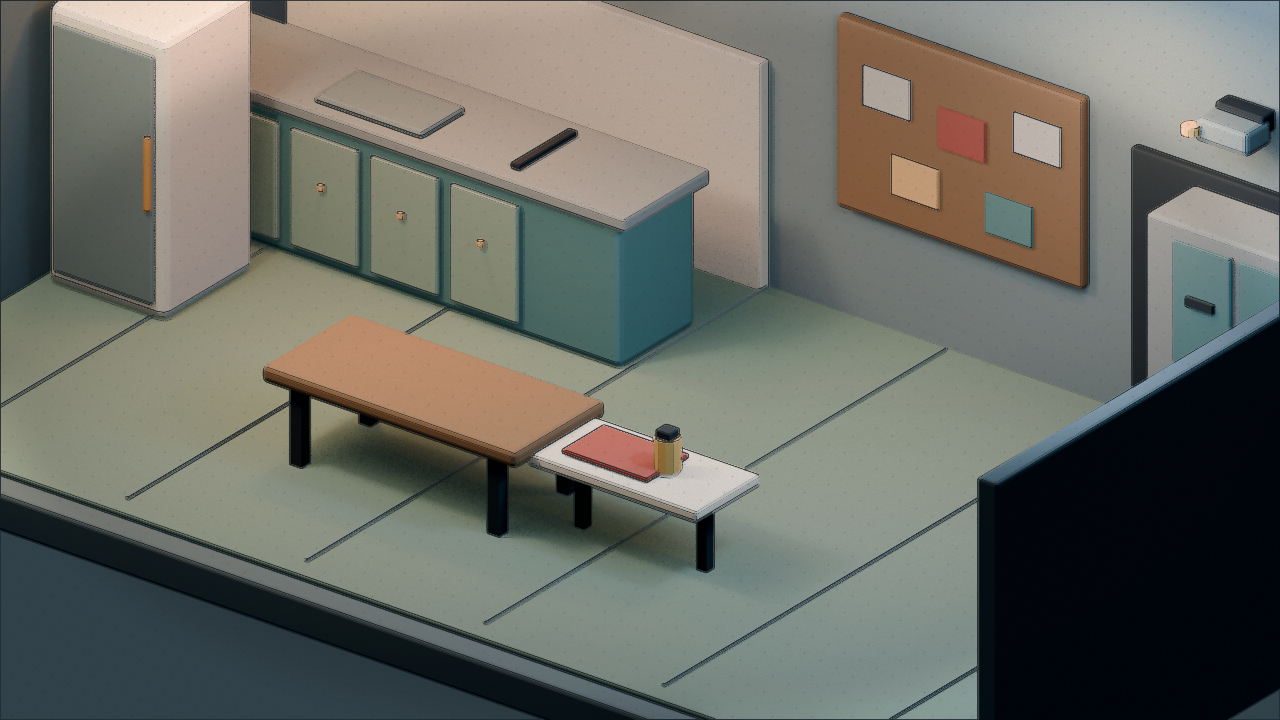
#> input picture godot/assets/prototypes/archival_cutaway_room_day_inked.png, 1280 x 720 px, given in place of archival_cutaway_room_day.png, which was not available
$ python apply_archival_treatment.py
#> lines starting #> are read from the running program, lines starting #| are printed output that depends on the picture; pictures that were not available may be replaced by others from this repository, and a replacement may not be noted
from pathlib import Path
from PIL import Image, ImageChops, ImageDraw, ImageEnhance, ImageFilter
import random

ROOT = Path(__file__).resolve().parents[2]
ASSET_DIR = ROOT / "godot" / "assets" / "prototypes"


def add_grain(image, seed, strength):
    random.seed(seed)
    width, height = image.size
    noise = Image.new("L", (width, height))
    pixels = noise.load()
    for y in range(height):
        for x in range(width):
            pixels[x, y] = random.randint(0, strength)
    layer = Image.merge("RGBA", (noise, noise, noise, noise.point(lambda p: int(p * 0.42))))
    return Image.alpha_composite(image.convert("RGBA"), layer)


def add_vignette(image, strength):
    width, height = image.size
    mask = Image.new("L", (width, height), 0)
    draw = ImageDraw.Draw(mask)
    steps = 26
    for i in range(steps):
        inset = int(min(width, height) * 0.02 * i)
        alpha = int(strength * (1.0 - i / steps))
        draw.ellipse((inset, inset, width - inset, height - inset), outline=alpha, width=8)
    mask = mask.filter(ImageFilter.GaussianBlur(18))
    dark = Image.new("RGBA", image.size, (5, 10, 14, 255))
    dark.putalpha(mask)
    return Image.alpha_composite(image.convert("RGBA"), dark)


def add_halftone(image, night=False):
    width, height = image.size
    overlay = Image.new("RGBA", image.size, (0, 0, 0, 0))
    draw = ImageDraw.Draw(overlay)
    color = (18, 30, 38, 20 if not night else 12)
    spacing = 8
    radius = 1
    for y in range(4, height, spacing):
        for x in range(4, width, spacing):
            if (x * 7 + y * 11) % 5 == 0:
                draw.ellipse((x - radius, y - radius, x + radius, y + radius), fill=color)
    return Image.alpha_composite(image.convert("RGBA"), overlay)


def treat(source, target, night=False):
    image = Image.open(source).convert("RGBA")
    image = ImageEnhance.Color(image).enhance(0.78 if not night else 0.68)
    image = ImageEnhance.Contrast(image).enhance(1.16 if not night else 1.24)
    image = ImageEnhance.Brightness(image).enhance(0.98 if not night else 0.92)
    gray = image.convert("L")
    edges = gray.filter(ImageFilter.FIND_EDGES).convert("L")
    edges = edges.point(lambda p: 0 if p < 16 else min(190, int((p - 16) * 2.4)))
    ink = Image.new("RGBA", image.size, (14, 24, 32, 255))
    ink.putalpha(edges)
    image = Image.alpha_composite(image, ink)
    image = add_halftone(image, night)
    image = add_grain(image, 1337 if not night else 7331, 20 if not night else 14)
    image = add_vignette(image, 80 if not night else 110)
    image.convert("RGB").save(target, optimize=True)


def ImageOps_grayscale(image):
    return image.convert("L").convert("RGBA")


for name, is_night in (
    ("archival_cutaway_room_day.png", False),
    ("archival_cutaway_room_night.png", True),
    ("archival_dorm_backdrop_day.png", False),
    ("archival_dorm_backdrop_night.png", True),
):
    source = ASSET_DIR / name
    target = ASSET_DIR / name.replace(".png", "_inked.png")
    treat(source, target, is_night)
#> in treat, `ink = Image.new("RGBA", image.size, (14, 24, 32, 255))`:
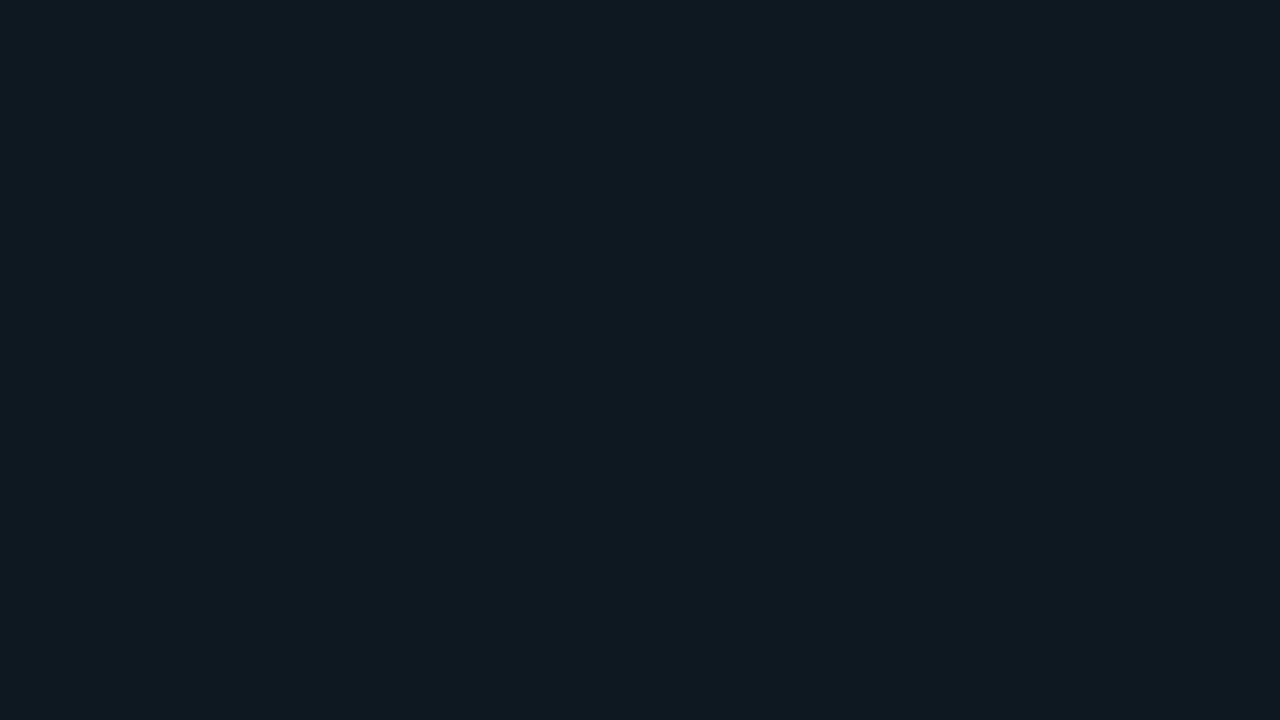
#> ink: PIL image 1280x720 RGBA; mean R, G, B, A 14, 24, 32, 255
#> in add_halftone, `overlay = Image.new("RGBA", image.size, (0, 0, 0, 0))`: overlay: PIL image 1280x720 RGBA; every value is 0
#> in add_grain, `noise = Image.new("L", (width, height))`: noise: PIL image 1280x720 L; every value is 0
#> in add_vignette, `mask = mask.filter(ImageFilter.GaussianBlur(18))`:
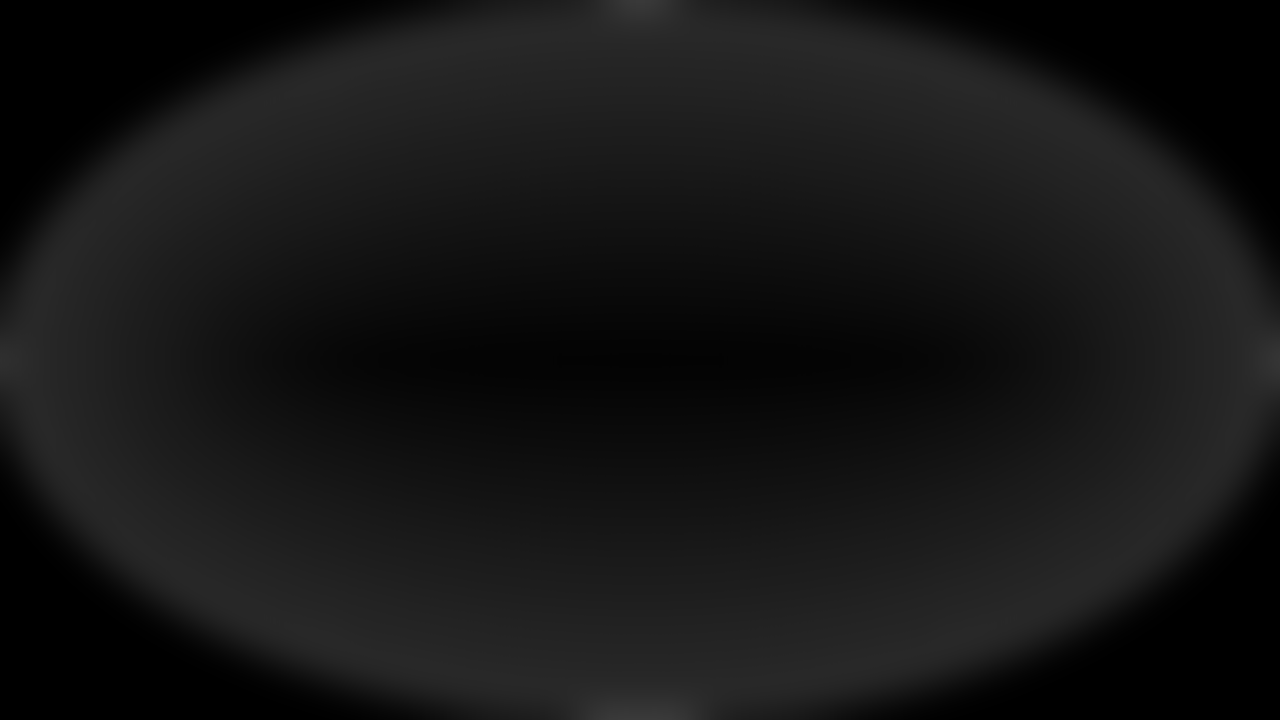
#> mask: PIL image 1280x720 L; min 0, max 58, mean 21.7
#> in add_vignette, `dark.putalpha(mask)`:
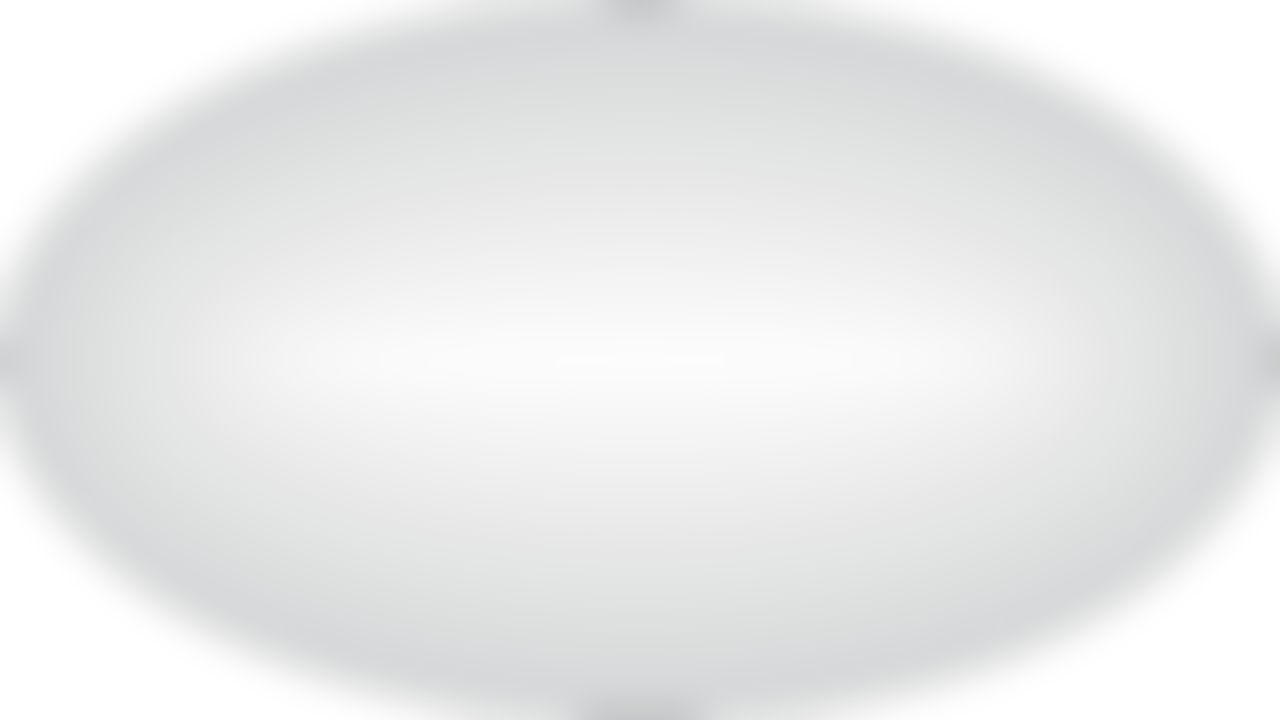
#> dark: PIL image 1280x720 RGBA; mean R, G, B, A 5, 10, 14, 21.7; transparent parts drawn white
#> in add_vignette, `return Image.alpha_composite(image.convert("RGBA"), dark)`:
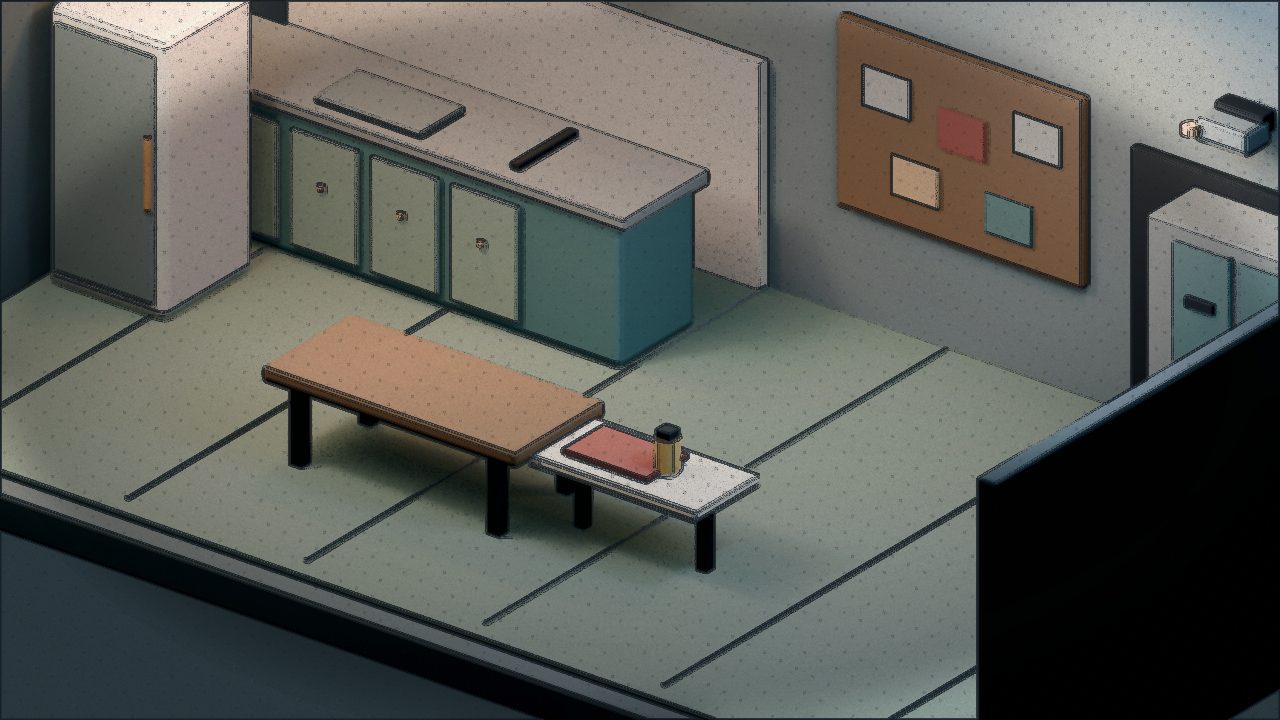
#> returned value: PIL image 1280x720 RGBA; mean R, G, B, A 91.9, 93.2, 87.5, 255
    print(target)
#> pass 2 of the loop `for name, is_night in (`:
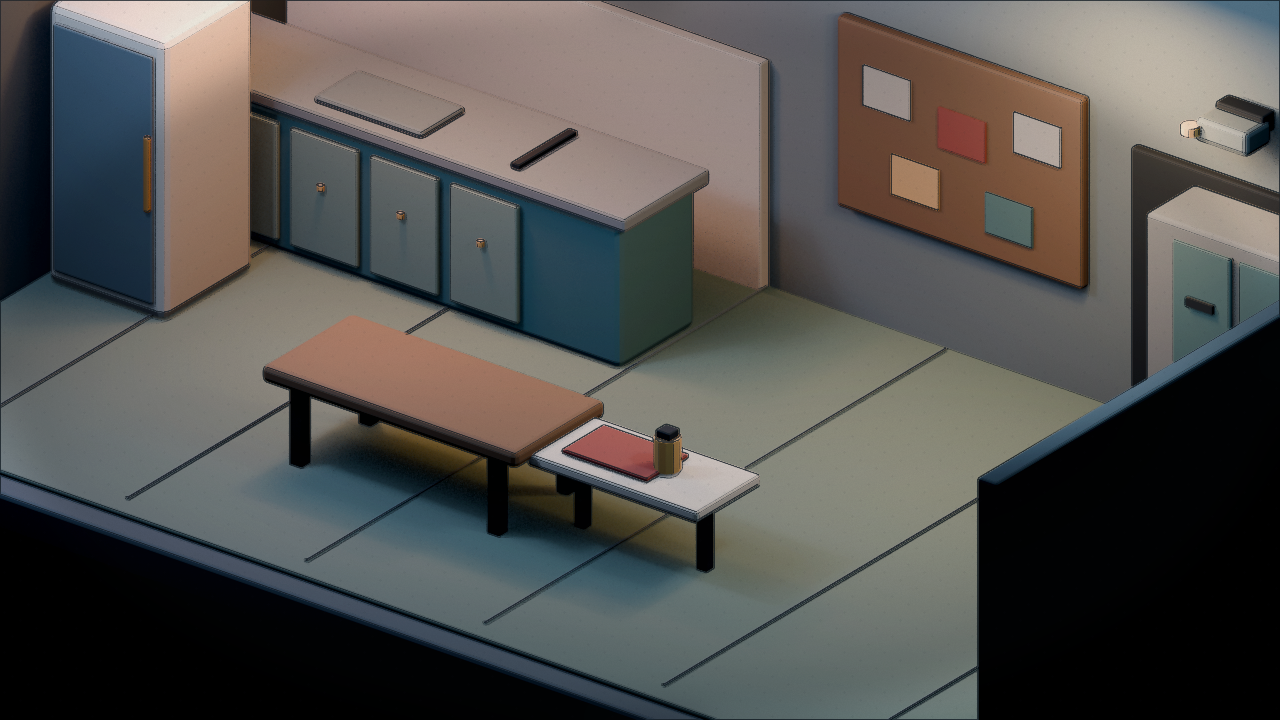
#> input picture godot/assets/prototypes/archival_cutaway_room_night_inked.png, 1280 x 720 px, given in place of archival_cutaway_room_night.png, which was not available
#> in add_vignette (call 2), `dark.putalpha(mask)`:
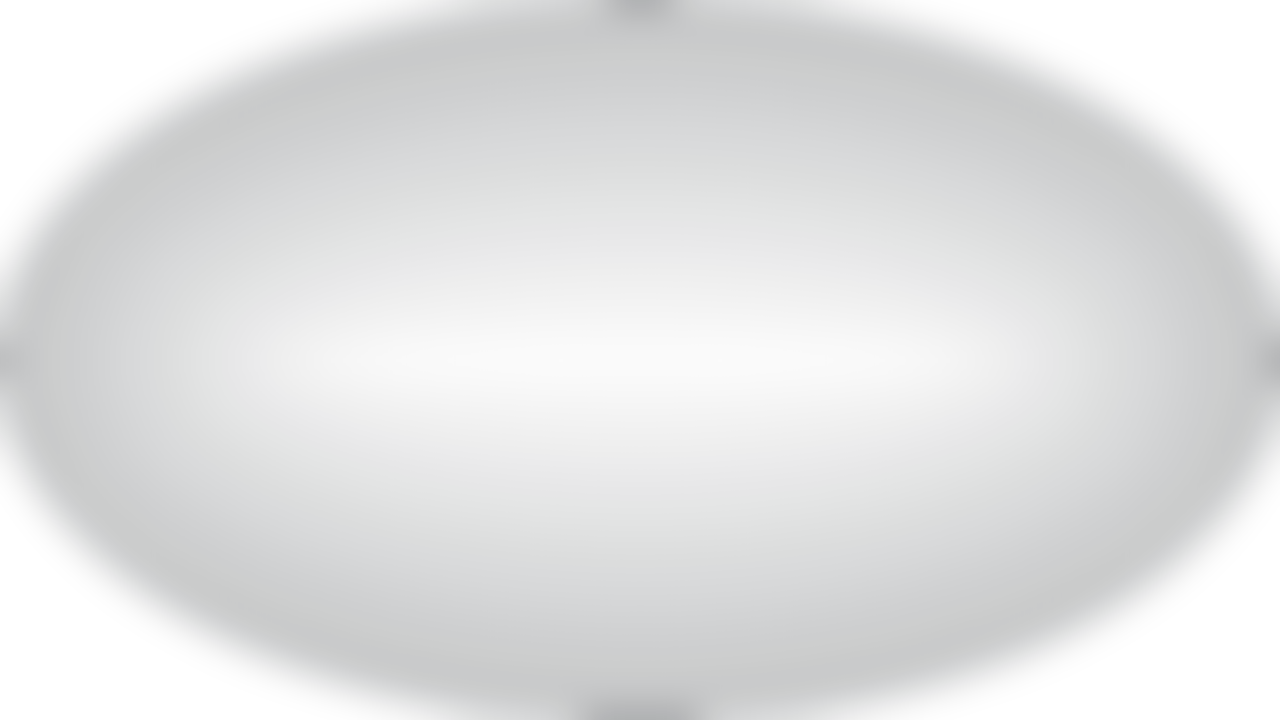
#> dark: PIL image 1280x720 RGBA; mean R, G, B, A 5, 10, 14, 29.9; transparent parts drawn white
#> in add_vignette (call 2), `return Image.alpha_composite(image.convert("RGBA"), dark)`:
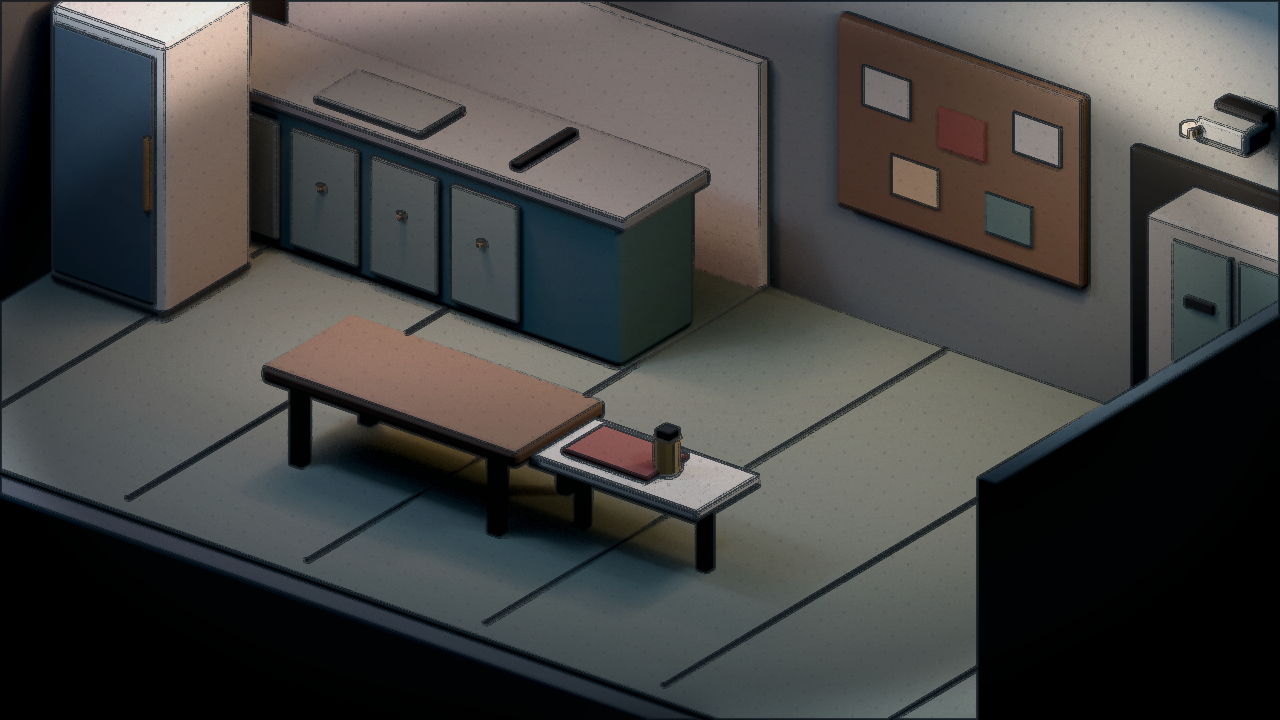
#> returned value: PIL image 1280x720 RGBA; mean R, G, B, A 68.2, 67.9, 66.5, 255
#> (the run stopped early here; a loop or call above may not have finished)
